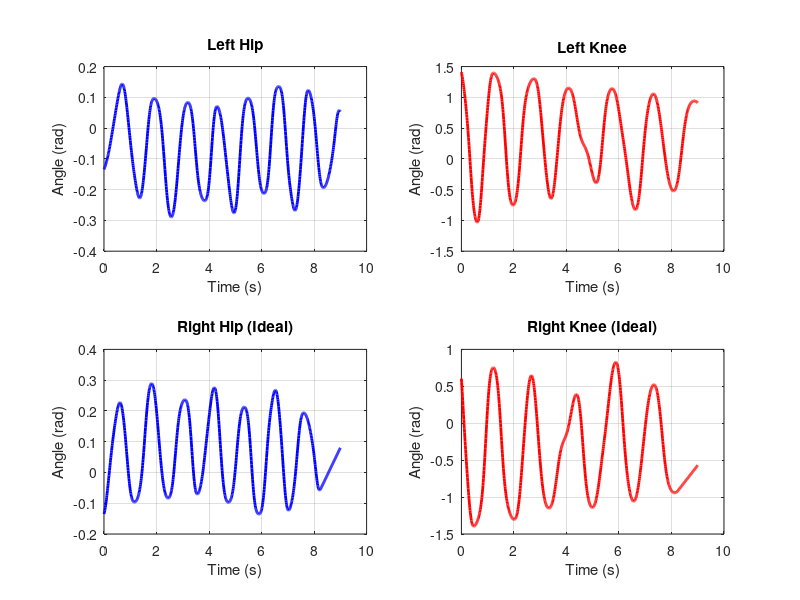

Here is the MATLAB script that generated this plot:
% Script: generate_symmetric_from_left_leg.m
clear; clc;

%% === Load Left Leg Trajectories ===
load('trajectories.mat', 'desiredTrajectories', 'time', 'timeStep');
L_hip  = desiredTrajectories(:, 1);
L_knee = desiredTrajectories(:, 2);
t      = time(:);

%% === Trim at t = 9s ===
idx = t <= 9;
t = t(idx);
L_hip = L_hip(idx);
L_knee = L_knee(idx);

%% === Define Gait Cycle Period and Phase Shift ===
T_cycle = 1.5;                % Gait cycle duration
t_shifted = t + T_cycle / 2;  % Phase shift for symmetry

%% === Generate Ideal Symmetric Right Leg ===
R_hip_ideal  = -interp1(t, L_hip,  t_shifted, 'linear', 'extrap');
R_knee_ideal = -interp1(t, L_knee, t_shifted, 'linear', 'extrap');

%% === Save Symmetric Results ===
save('symmetricHipResults.mat', 'R_hip_ideal');
save('symmetricKneeFromGMR.mat', 'R_knee_ideal');

disp('✅ Ideal symmetric trajectories (up to 9s) generated and saved.');

%% === Plot to Verify ===
figure('Name', 'Symmetric Gait Trajectories from Left Leg', 'Position', [100 100 900 600]);

subplot(2,2,1);
plot(t, L_hip, 'b', 'LineWidth', 2);
title('Left Hip'); ylabel('Angle (rad)'); xlabel('Time (s)'); grid on;

subplot(2,2,2);
plot(t, L_knee, 'r', 'LineWidth', 2);
title('Left Knee'); ylabel('Angle (rad)'); xlabel('Time (s)'); grid on;

subplot(2,2,3);
plot(t, R_hip_ideal, 'b', 'LineWidth', 2);
title('Right Hip (Ideal)'); ylabel('Angle (rad)'); xlabel('Time (s)'); grid on;

subplot(2,2,4);
plot(t, R_knee_ideal, 'r', 'LineWidth', 2);
title('Right Knee (Ideal)'); ylabel('Angle (rad)'); xlabel('Time (s)'); grid on;
